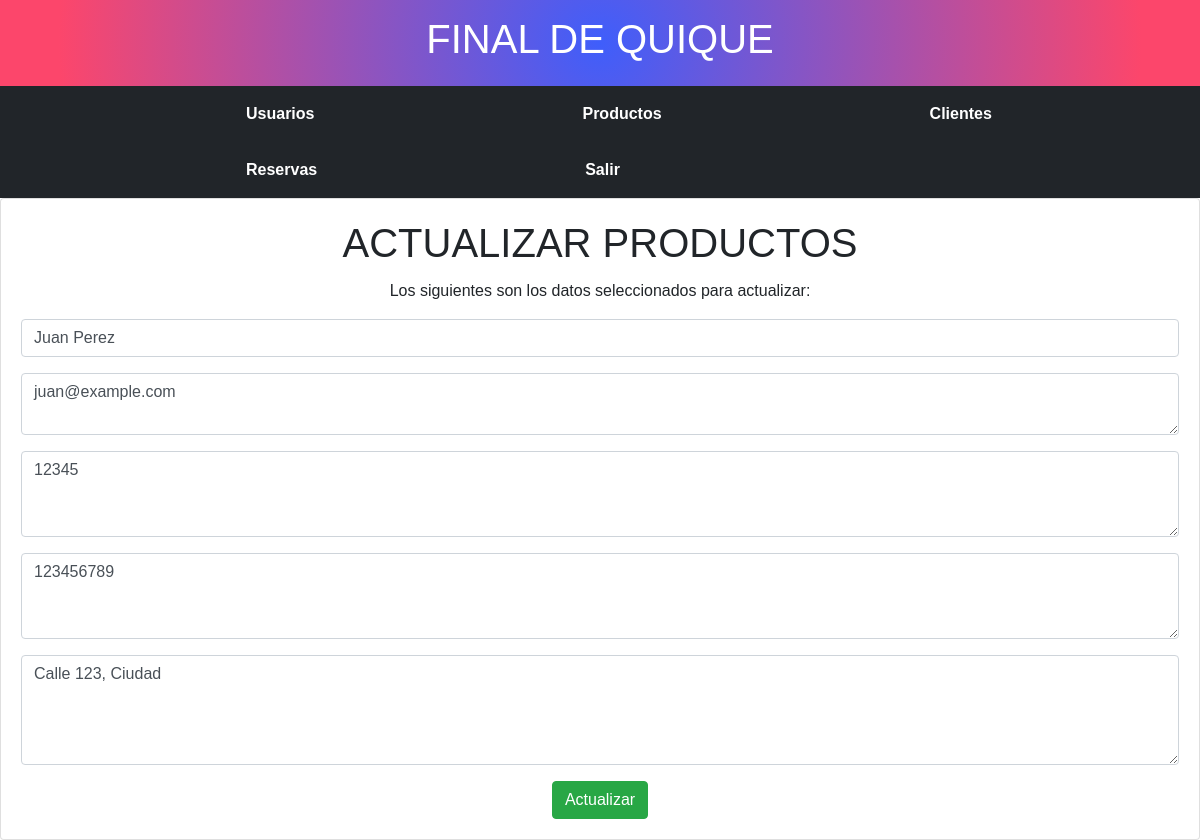
The page /CrudCliente/updateDataC.php?id=1 on the database its author committed.
### tables this page shows
CREATE TABLE Cliente (
    ID INT AUTO_INCREMENT PRIMARY KEY,
    Nombre VARCHAR(255) NOT NULL,
    CorreoElectronico VARCHAR(255),
    Telefono VARCHAR(20),
    Dni VARCHAR(20),
    Direccion TEXT
);

### CrudCliente/updateDataC.php (the view, shortened to what this page needs)
<?php include("../includes/header.php")?>
<?php include("../config/db.php")?>
<?php
if(isset($_GET['id'])){
    $id = $_GET['id'];
$query = "SELECT * FROM Cliente WHERE ID = $id";
$result = mysqli_query($conn, $query);
if(mysqli_num_rows($result) ==1) {
    $row = mysqli_fetch_array($result);
    $Nombre = $row['Nombre'];
    $CorreoElectronico = $row['CorreoElectronico'];
    $Telefono = $row['Telefono'];
    $Dni = $row['Dni'];
    $Direccion = $row['Direccion'];
    }
}
        ?>
<div class ="card text-center">
        <div class="card-body">
            <h1 class="card-title">ACTUALIZAR PRODUCTOS</h1>
            <p class="card-text">Los siguientes son los datos seleccionados para actualizar:</p>
            <form action="updateDataC.php?id=<?php echo $_GET['id']; ?>" method="POST">
            <div class="form-group">
            <input type="text" name="Nombre" value="<?php print $Nombre;?>"
            class = "form-control" placeholder="Actualizar Nombre">
            </div>
            <div class = "form-group">
            <textarea name="CorreoElectronico" rows="2" class="form-control" placeholder="Actualizar Correo"><?php echo $CorreoElectronico;?></textarea>
            </div>
            <div class = "form-group">
            <textarea name="Telefono" rows="3" class="form-control" placeholder="Actualizar telefono"><?php echo $Telefono;?></textarea>
            </div>
            <div class = "form-group">
            <textarea name="Dni" rows="3" class="form-control" placeholder="Actualizar Dni"><?php echo $Dni;?></textarea>
            </div>
            <div class = "form-group">
            <textarea name="Direccion" rows="4" class="form-control" placeholder="Actualizar Direccion"><?php echo $Direccion;?></textarea>
            </div>
            <button class="btn btn-success" name="update4">Actualizar</button>
            </form>
        </div>
    </div>
<?php include("../includes/footer.php")?>

### css/header.css (style rules this page uses)
body { margin: 0; padding: 0; font-family: Arial, sans-serif; }

### rows shown on the page
cliente: Nombre "Juan Perez", CorreoElectronico "juan@example.com", Telefono "12345", Dni "123456789", Direccion "Calle 123, Ciudad"
